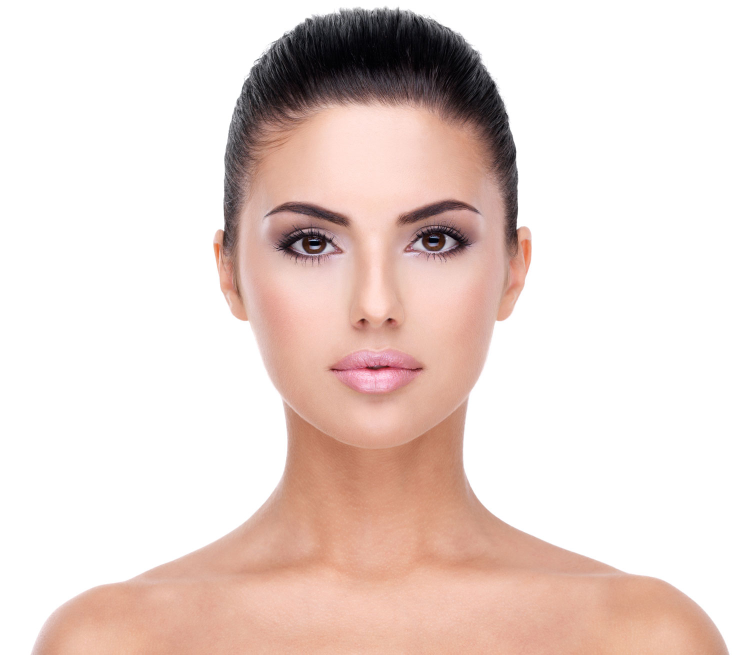
#> input picture AttendanceMonitor/1.jpg, 1500 x 1310 px, given in place of the camera (shown at 1/2 size)
$ python train.py
#> lines starting #> are read from the running program, lines starting #| are printed output that depends on the picture
#> in generate_training_set, image is the input picture: shape (1310, 1500, 3); mean B, G, R 210.1, 215.8, 232.8
### AttendanceMonitor/image_utils.py
import cv2
import numpy as np
HAAR_CASCADE_PATH = "haarcascade_frontalface_default.xml"


def crop_and_greyscale(image):
    cascade_class = cv2.CascadeClassifier(HAAR_CASCADE_PATH)
    #change to greyscale
    image_grey = cv2.cvtColor(image, cv2.COLOR_BGR2GRAY)
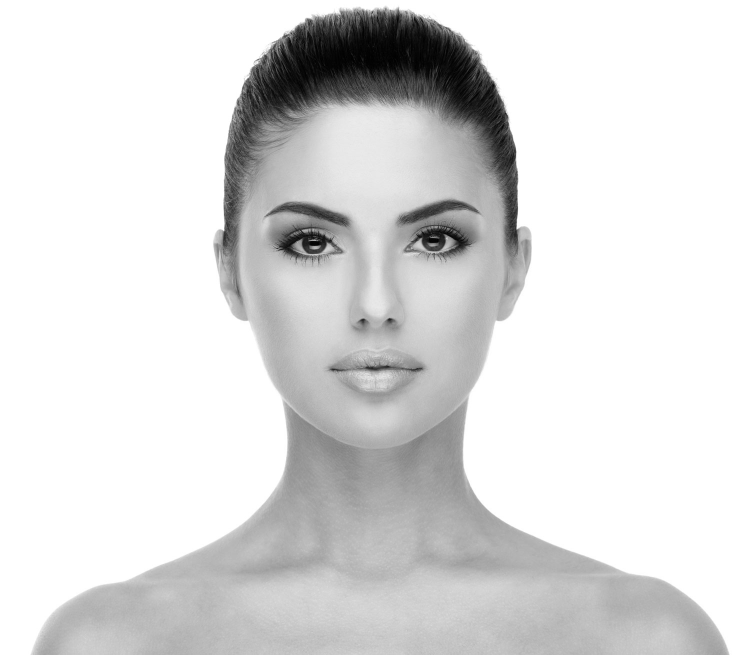
#> image_grey: shape (1310, 1500) (shown at 1/2 size); min 0, max 255, mean 220.2
    #detecting faces
    faces = cascade_class.detectMultiScale(image_grey, 1.3, 5)
#> faces = [[402, 214, 686, 686]]

    if(len(faces) > 0):
        bounding_box = faces[0]
#> bounding_box = [402, 214, 686, 686]
        (x, y, w, h) = bounding_box
#> x = 402; y = 214; w = 686; h = 686
        #crops
        cropped_image = image_grey[y: y + h, x: x + w]
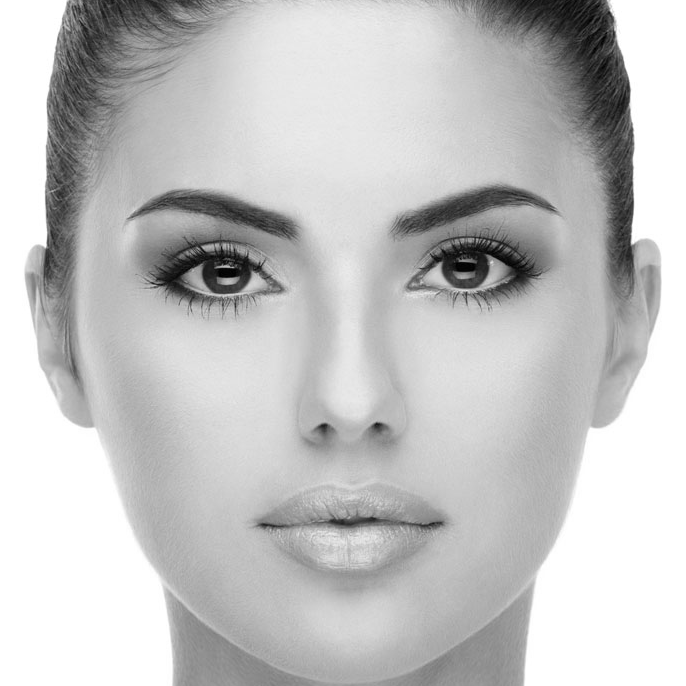
#> cropped_image: shape (686, 686); min 0, max 255, mean 195.2
        #resize
        cropped_image = cv2.resize(cropped_image, (200, 200))
#> cropped_image: shape (200, 200)
        return cropped_image, bounding_box

    return np.array([]), None

# [17 lines left out: function crop_colour, not called in this run]

### AttendanceMonitor/train.py

import cv2
import random
import image_utils
import numpy as np
from os import path, mkdir, listdir

class Train:

    def __init__ (self):
        self.cam = cv2.VideoCapture(0)

    def __del__(self):
        self.cam.release()

    #creating student directories based on supplied studentID
    def create_student_dir(self, student_id):
        user_data_dir = "user_data"
        if (not path.exists(user_data_dir)):
            mkdir(user_data_dir)
        user_dir = user_data_dir + "/" + student_id
        if (not path.exists(user_dir)):
            mkdir(user_dir)
        return user_dir

    def run_training(self):
        user_data_dir = "user_data"
        #finding user image directories
        user_dirs = listdir(user_data_dir)
        images = []
        ids = []
        #iterate the student IDs
        for u in user_dirs:
            user_files = listdir(user_data_dir + "/" + u)
            #iterating student images for IDs
            for f in user_files:
                image = cv2.imread(user_data_dir + "/" + u + "/" + f)
                image = cv2.cvtColor(image, cv2.COLOR_BGR2GRAY)
                ids.append(int(u))
                images.append(image)
        recogniser = cv2.face.LBPHFaceRecognizer_create()
        recogniser.train(images, np.array(ids))
        recogniser.write("student_train.yml")

    #generate training set of student images, takes 30 images of the student when the face is detected
    def generate_training_set(self, student_id):
        student_dir = self.create_student_dir(student_id)
        number_of_images = 30
        saved_images = 0
        current_frame = 0

        while saved_images < number_of_images:
            ret, image = self.cam.read()
            if(current_frame % 10 == 0):
                if(not ret):
                    return False
                image, bounding_box = image_utils.crop_and_greyscale(image)
#> bounding_box = [402, 214, 686, 686]
                if(not image.size == 0):
                    cv2.imwrite(student_dir + "/" + str(random.randint(0,50000))+ ".jpg", image)
                    print ("image saved")
                    saved_images += 1
            current_frame += 1

r = Train()
r.generate_training_set("93")
# [34 lines of commented-out code are left out]
